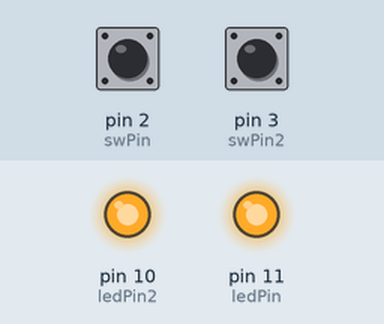
A sketch run on a simulated Arduino Uno, built with avr-gcc and run on an emulated ATmega328P. On the bench: output pins drawn as LEDs (lit = HIGH). Dashed ring = blinking. The test bench sets the inputs (shaded band); at power-on: pin 2 (swPin) HIGH, pin 3 (swPin2) HIGH.

Above: at 1.2 s.
1.3 s: pin 2 (swPin) pulled LOW for 0.15 s
At 1.75 s:
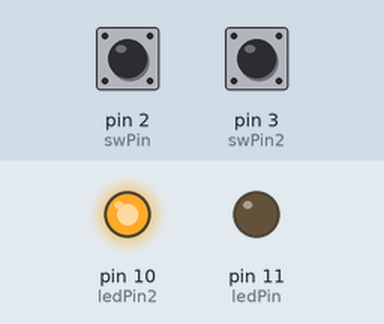
3.4 s: pin 2 (swPin) pulled LOW for 1 s
At 4.9 s:
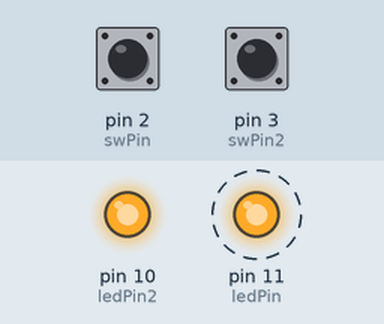
6.4 s: pin 3 (swPin2) pulled LOW for 3.2 s
At 6.92 s:
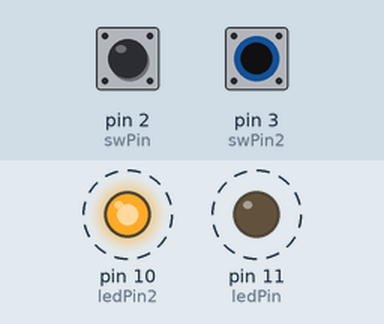
11.1 s: pin 2 (swPin) pulled LOW for 3.2 s
At 15.0 s:
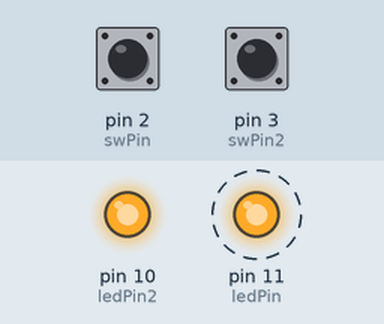
Timing chart, 0 to 16.5 s (numbered marks = the images above; inputs shaded):
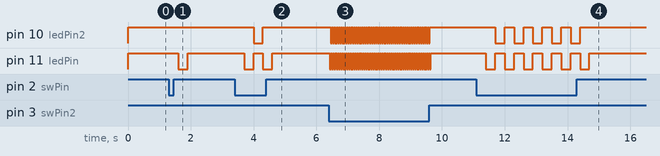

The sketch:

Lab_2.ino
```cpp
int ledPin = 11;
int ledPin2 = 10;
int swPin = 2;
int swPin2 = 3;
int ctrl, ctrl2;

void setup() {

  pinMode(ledPin, OUTPUT);
  pinMode(ledPin2, OUTPUT);
  pinMode(swPin, INPUT);
  pinMode(swPin2, INPUT);
}

void loop() {

  ctrl = digitalRead(swPin);
  ctrl2 = digitalRead(swPin2);

  if ((ctrl == LOW) && (ctrl2 == LOW)) {

    digitalWrite(ledPin, LOW);
    digitalWrite(ledPin2, LOW);
  }
  else if ((ctrl == LOW) && (ctrl2 == HIGH)) {

    digitalWrite(ledPin, HIGH);
    delay(300);
    digitalWrite(ledPin, LOW);

    digitalWrite(ledPin2, HIGH);
    delay(300);
    digitalWrite(ledPin2, LOW);
  }
  else if ((ctrl == HIGH) && (ctrl2 == LOW)) {

    digitalWrite(ledPin, HIGH);
    delay(30);
    digitalWrite(ledPin, LOW);

    digitalWrite(ledPin2, HIGH);
    delay(30);
    digitalWrite(ledPin2, LOW);
  }
  else if ((ctrl == HIGH) && (ctrl == HIGH)) {

    digitalWrite(ledPin, HIGH);
    digitalWrite(ledPin2, HIGH);
  }
}
```

Measured:
- after the input at 1.3 s, pin 11 (ledPin): HIGH → LOW after 0.30 s, → HIGH 0.30 s later
- after the input at 3.4 s, pin 10 (ledPin2): HIGH → LOW after 0.60 s, → HIGH 0.30 s later; pin 11 (ledPin): alternates HIGH for 0.30 s and LOW for 0.30 s, 4 changes in all, then stays HIGH, starting after 0.30 s
- after the input at 6.4 s, pin 10 (ledPin2): alternates HIGH for 0.03 s and LOW for 0.03 s, 106 changes in all, then stays HIGH, starting after 0.06 s; pin 11 (ledPin): alternates HIGH for 0.03 s and LOW for 0.03 s, 108 changes in all, then stays HIGH, starting at once
- after the input at 11.1 s, pin 10 (ledPin2): alternates HIGH for 0.30 s and LOW for 0.30 s, 10 changes in all, then stays HIGH, starting after 0.60 s; pin 11 (ledPin): alternates HIGH for 0.30 s and LOW for 0.30 s, 12 changes in all, then stays HIGH, starting after 0.30 s
